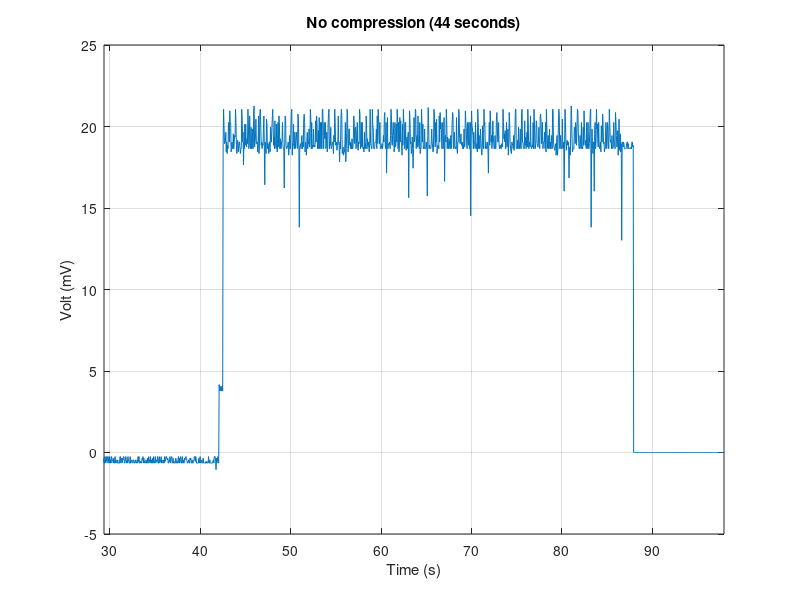
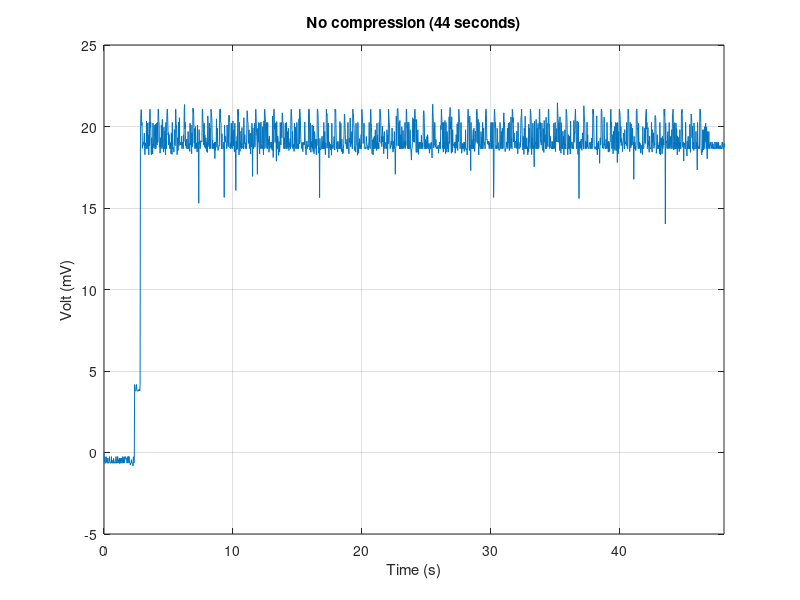
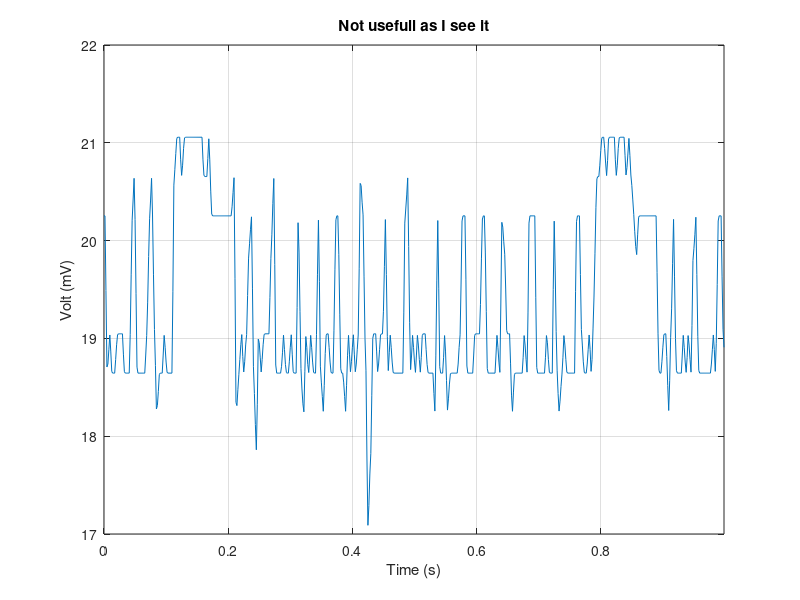

The MATLAB source for these figures, in order: (Note: this script raises an error after producing the figures.)
%plot data from experiment
% [second , volts]
clear all; clc; close all;
scope_8 = csvread('csv_files/scope_8.csv',2,0);
scope_9 = csvread('csv_files/scope_9.csv',2,0);
scope_13 = csvread('csv_files/scope_13.csv',2,0);
scope_14 = load('csv_files/scope_14.csv');
scope_17 = csvread('csv_files/scope_17.csv',2,0);
scope_18 = csvread('csv_files/scope_18.csv',2,0);
scope_21 = csvread('csv_files/scope_21.csv',2,0);
scope_22 = csvread('csv_files/scope_22.csv',2,0);
scope_24 = csvread('csv_files/scope_24.csv',2,0);

%%% figure 8 (No compression (44 seconds))
fig = figure(8)
scope_8(:,1)=scope_8(:,1)-scope_8(1,1); % to set 1 to zero
plot(scope_8(:,1),scope_8(:,2)*1000)
xlim([scope_8(600,1) scope_8(end,1)])
title('No compression (44 seconds)')
xlabel('Time (s)')
ylabel('Volt (mV)')
grid
print(fig,'nocompression_44_seconds1','-dpng')
%%% figure 9 (No compression (44 seconds))
fig = figure(9)
scope_9(:,1)=scope_9(:,1)-scope_9(1,1); % to set 1 to zero
plot(scope_9(:,1),scope_9(:,2)*1000)
xlim([0 scope_9(end-75,1)])
title('No compression (44 seconds)')
xlabel('Time (s)')
ylabel('Volt (mV)')
grid
print(fig,'nocompression_44_seconds2','-dpng')

%%% figure 13 (not usefull as I see it)
figure(13)
scope_13(:,1)=scope_13(:,1)-scope_13(1,1); % to set 1 to zero
plot(scope_13(:,1),scope_13(:,2)*1000)
xlim([0 scope_13(end,1)])
title('Not usefull as I see it')
xlabel('Time (s)')
ylabel('Volt (mV)')
grid

%%% figure 14 (not usefull as I see it)
figure(14)
scope_14(:,1)=scope_14(:,1)-scope_14(1,1); % to set 1 to zero
scope_14(494:end,1) = scope_14(494:end,1)/1000; % to remove the wierd measurement
plot(scope_14(:,1),scope_14(:,2))
title('Not usefull plot as I see it')

%%% figure 17 (no compression (44 seconds)
% note the -19 in xlim (to remove it from plot)
fig = figure(17)
scope_17(:,1)=scope_17(:,1)-scope_17(1,1); % to set 1 to zero
plot(scope_17(:,1),scope_17(:,2)*1000)
xlim([0 scope_17(end-19,1)])
title('No compression (44 seconds)')
xlabel('Time (s)')
ylabel('Volt (mV)')
grid
print(fig,'nocompression_44_seconds3','-dpng')

%%% figure 18 (PLOT: Radio on (idle))
% note the -1 in xlim (to remove it from plot)
fig = figure(18)
scope_18(:,1)=scope_18(:,1)-scope_18(1,1); % to set 1 to zero
plot(scope_18(:,1),scope_18(:,2)*1000)
xlim([0 scope_18(end-1,1)])
title('Radio on (idle)')
xlabel('Time (s)')
ylabel('Volt (mV)')
grid
print(fig,'radion_on_iddle','-dpng')

%%% figure 21 (No compression (82 seconds)
fig = figure(21)
scope_21(:,1)=scope_21(:,1)-scope_21(1,1); % to set 1 to zero
plot(scope_21(:,1),scope_24(:,2)*1000)
xlim([0 scope_21(end,1)])
title('No compression (82 seconds)')
xlabel('Time (s)')
ylabel('Volt (mV)')
grid
print(fig,'nocompression_82_seconds','-dpng')

%%% figure 22: 
fig = figure(22)
scope_22(:,1)=scope_22(:,1)-scope_22(1,1); % to set 1 to zero
plot(scope_22(:,1),scope_22(:,2)*1000)
xlim([0 scope_22(301,1)])
title('Radio on / Mote reset button pushed')
xlabel('Time (s)')
ylabel('Volt (mV)')
grid
print(fig,'radio_on_mote_reset_button_pushed','-dpng')

%%% figure 24: (Run time algorithm (26 seconds)
fig = figure(24)
scope_24(:,1)=scope_24(:,1)-scope_24(1,1); % to set 1 to zero
plot(scope_24(:,1),scope_24(:,2)*1000)
xlim([0 scope_24(end,1)])
title('Run time algorithm (26 seconds)')
xlabel('Time (s)')
ylabel('Volt (mV)')
grid
print(fig,'run_time_algorithm_26_seconds','-dpng')